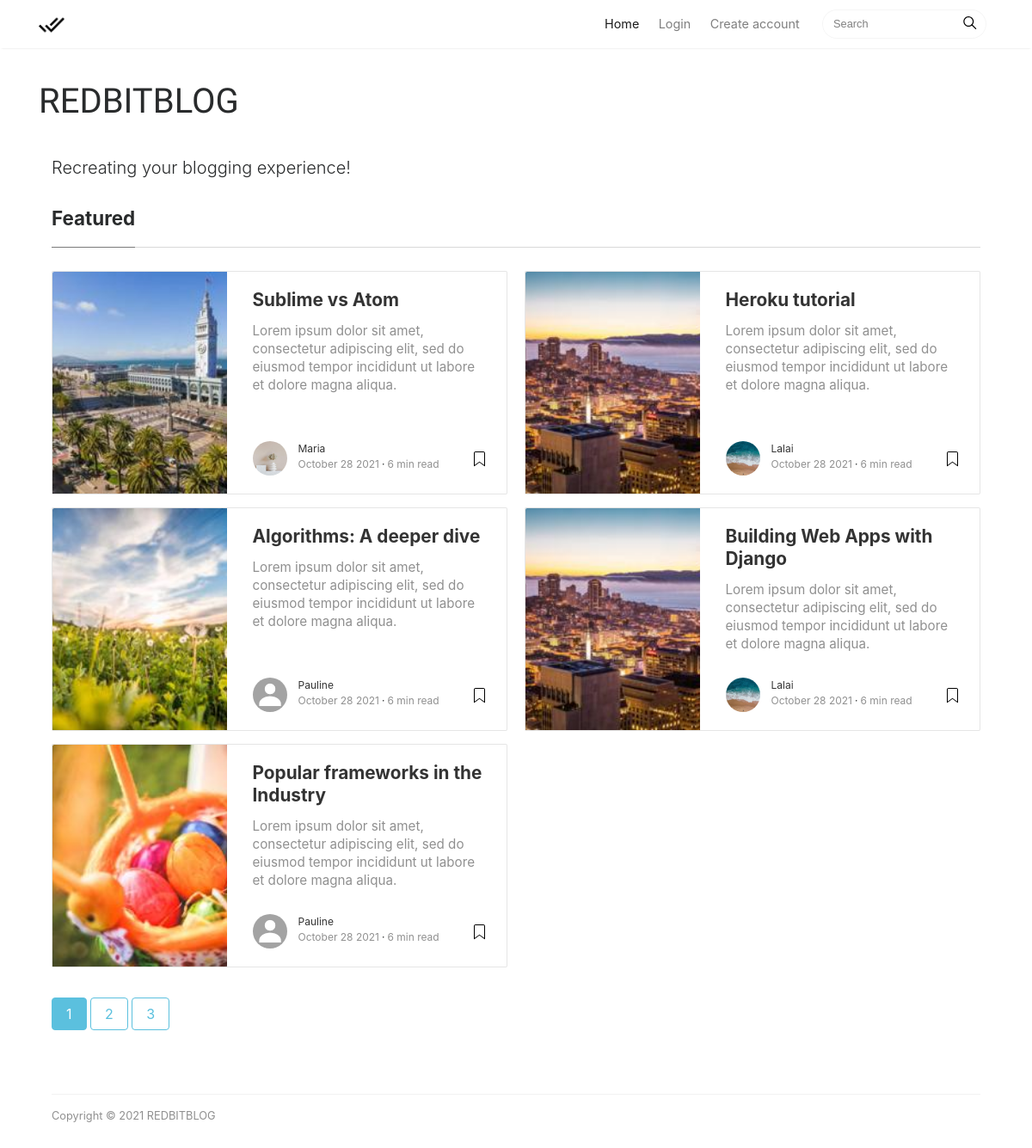
The app's page /, older data.
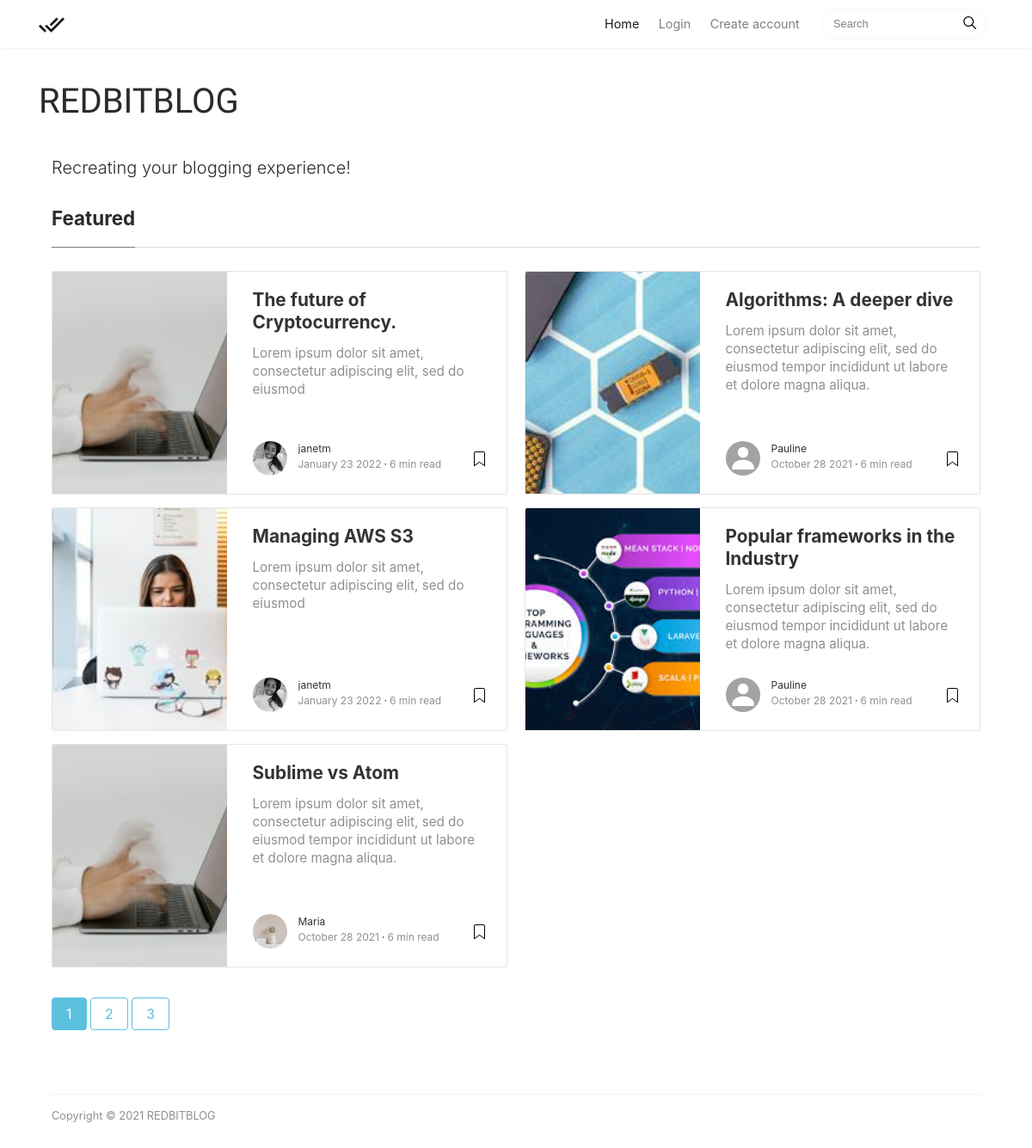
The same page, newer data.
### blog/models.py (models this page shows, shortened)
class Post(models.Model):
    title = models.CharField(max_length=100)
    picture = models.ImageField(
        default='default-img.jpg', upload_to='profile_pics')
    overview = models.CharField(max_length=100, null=True)
    content = models.TextField()
    date = models.DateTimeField(default=timezone.now)
    author = models.ForeignKey(
        User, on_delete=models.CASCADE)

### users/models.py (models this page shows, shortened)
class Profile(models.Model):
    user = models.OneToOneField(User, on_delete=models.CASCADE)
    image = models.ImageField(default='default.jpg', upload_to='profile_pics')

### blog/views.py (the view)
# urls.py: path('', blog_views.PostListView.as_view(), name='blog-home'),
class PostListView(ListView):
    model = Post
    template_name = 'blog/home.html'  # <app>/<model>_<viewtype>.html
    context_object_name = 'posts'
    ordering = ['-date']
    paginate_by = 5

### blog/templates/blog/home.html (shortened to what this page needs)
{%extends 'blog/base.html'%}
{%block content%}
    <div class="container">
        <div class="mainheading">
            <p class="lead">
                Recreating your blogging experience!
            </p>
        </div>
<section class="featured-posts">
    <div class="section-title">
        <h2><span>Featured</span></h2>
    </div>
    <div class="card-columns listfeaturedtag">
        {%for post in posts%}
        <div class="card">
            <div class="row">
                <div class="col-md-5 wrapthumbnail">
                    <a href="{%url 'post-detail' post.id%}">
                        <div class="thumbnail" style="background-image:url({{post.picture.url}});">
                        </div>
                    </a>
                </div>
                <div class="col-md-7">
                    <div class="card-block">
                        <h2 class="card-title"><a href="{%url 'post-detail' post.id%}">{{post.title}}</a></h2>
                        <h4 class="card-text">{{post.content}}</h4>
                        <div class="metafooter">
                            <div class="wrapfooter">
                                <span class="meta-footer-thumb">
                                    <a href="{%url 'user-posts' post.author.username%}"><img class="author-thumb"
                                            src="{{post.author.profile.image.url}}"
                                            alt="{{post.author}}"></a>
                                </span>
                                <span class="author-meta">
                                    <span class="post-name"><a href="{%url 'user-posts' post.author.username%}">{{post.author}}</a></span><br />
                                    <span class="post-date">{{post.date|date:'F d Y'}}</span><span class="dot"></span><span
                                        class="post-read">6 min read</span>
                                </span>
                                <span class="post-read-more"><a href="{%url 'user-posts' post.author.username%}" title="Read Story"></a></span>
                            </div>
                        </div>
                    </div>
                </div>
            </div>
        </div>
        {%endfor%}
    </div>
</section>
    {% if is_paginated %}
        {% for num in page_obj.paginator.page_range %}
            {% if page_obj.number == num %}
                <a class="btn btn-info mb-4" href="?page={{ num }}">{{ num }}</a>
                {%elif num > page_obj.number|add:'-3' and num < page_obj.number|add:'3'%} <a class="btn btn-outline-info mb-4"
                    href="?page={{ num }}">{{ num }}</a>
            {%endif%}
        {%endfor%}
    {%endif%}
{%endblock content%}

Row changes from the older to the newer data that the page shows:
no longer on this page (row edited): Post: picture (placeholder picture), title "Heroku tutorial", content "Lorem ipsum dolor sit amet, consectetur adipiscing elit, sed do eiusmod tempor incididunt ut labore et dolore magna aliqua.", author.profile.image (picture), author "Lalai", date "October 28 2021"
no longer on this page (row edited): Post: picture (placeholder picture), title "Building Web Apps with Django", content "Lorem ipsum dolor sit amet, consectetur adipiscing elit, sed do eiusmod tempor incididunt ut labore et dolore magna aliqua.", author.profile.image (picture), author "Lalai", date "October 28 2021"
added Post: picture (picture), title "The future of Cryptocurrency.", content "Lorem ipsum dolor sit amet, consectetur adipiscing elit, sed do eiusmod", author.profile.image (picture), author "janetm", date "January 23 2022"
added Post: picture (picture), title "Managing AWS S3", content "Lorem ipsum dolor sit amet, consectetur adipiscing elit, sed do eiusmod", author.profile.image (picture), author "janetm", date "January 23 2022"
changed Post "Sublime vs Atom": picture: a different picture
changed Post "Algorithms: A deeper dive": picture: a different picture
changed Post "Popular frameworks in the Industry": picture: a different picture
